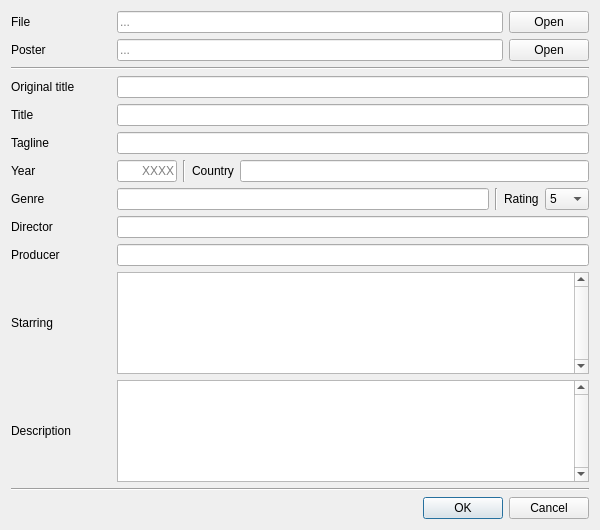
<?xml version="1.0" encoding="UTF-8"?>
<ui version="4.0">
 <class>AddFilmWindow</class>
 <widget class="QDialog" name="AddFilmWindow">
  <property name="windowModality">
   <enum>Qt::WindowModal</enum>
  </property>
  <property name="geometry">
   <rect>
    <x>0</x>
    <y>0</y>
    <width>600</width>
    <height>530</height>
   </rect>
  </property>
  <property name="minimumSize">
   <size>
    <width>600</width>
    <height>530</height>
   </size>
  </property>
  <property name="windowTitle">
   <string>Add film</string>
  </property>
  <property name="windowIcon">
   <iconset resource="icons/icons.qrc">
    <normaloff>:/tool/add</normaloff>:/tool/add</iconset>
  </property>
  <property name="modal">
   <bool>true</bool>
  </property>
  <layout class="QVBoxLayout" name="verticalLayout">
   <item>
    <layout class="QHBoxLayout" name="horizontalLayout">
     <item>
      <widget class="QLabel" name="labelFile">
       <property name="minimumSize">
        <size>
         <width>100</width>
         <height>0</height>
        </size>
       </property>
       <property name="text">
        <string>File</string>
       </property>
      </widget>
     </item>
     <item>
      <widget class="QLineEdit" name="eFilmFileName">
       <property name="maxLength">
        <number>3000</number>
       </property>
       <property name="placeholderText">
        <string notr="true">...</string>
       </property>
       <property name="clearButtonEnabled">
        <bool>false</bool>
       </property>
      </widget>
     </item>
     <item>
      <widget class="QPushButton" name="bOpenFile">
       <property name="toolTip">
        <string>Open film on the disk</string>
       </property>
       <property name="text">
        <string>Open</string>
       </property>
      </widget>
     </item>
    </layout>
   </item>
   <item>
    <layout class="QHBoxLayout" name="horizontalLayout_2">
     <item>
      <widget class="QLabel" name="labelPoster">
       <property name="minimumSize">
        <size>
         <width>100</width>
         <height>0</height>
        </size>
       </property>
       <property name="text">
        <string>Poster</string>
       </property>
      </widget>
     </item>
     <item>
      <widget class="QLineEdit" name="ePosterFileName">
       <property name="maxLength">
        <number>3000</number>
       </property>
       <property name="placeholderText">
        <string notr="true">...</string>
       </property>
       <property name="clearButtonEnabled">
        <bool>false</bool>
       </property>
      </widget>
     </item>
     <item>
      <widget class="QPushButton" name="bOpenPoster">
       <property name="toolTip">
        <string>Open poster on the disk</string>
       </property>
       <property name="text">
        <string>Open</string>
       </property>
      </widget>
     </item>
    </layout>
   </item>
   <item>
    <widget class="Line" name="line">
     <property name="orientation">
      <enum>Qt::Horizontal</enum>
     </property>
    </widget>
   </item>
   <item>
    <layout class="QHBoxLayout" name="horizontalLayout_4">
     <item>
      <widget class="QLabel" name="labelOriginalTitle">
       <property name="minimumSize">
        <size>
         <width>100</width>
         <height>0</height>
        </size>
       </property>
       <property name="text">
        <string>Original title</string>
       </property>
      </widget>
     </item>
     <item>
      <widget class="QLineEdit" name="eOriginalTitle">
       <property name="maxLength">
        <number>500</number>
       </property>
       <property name="clearButtonEnabled">
        <bool>true</bool>
       </property>
      </widget>
     </item>
    </layout>
   </item>
   <item>
    <layout class="QHBoxLayout" name="horizontalLayout_3">
     <item>
      <widget class="QLabel" name="labelTitle">
       <property name="minimumSize">
        <size>
         <width>100</width>
         <height>0</height>
        </size>
       </property>
       <property name="text">
        <string>Title</string>
       </property>
      </widget>
     </item>
     <item>
      <widget class="QLineEdit" name="eTitle">
       <property name="maxLength">
        <number>500</number>
       </property>
       <property name="clearButtonEnabled">
        <bool>true</bool>
       </property>
      </widget>
     </item>
    </layout>
   </item>
   <item>
    <layout class="QHBoxLayout" name="horizontalLayout_5">
     <item>
      <widget class="QLabel" name="labelTagline">
       <property name="minimumSize">
        <size>
         <width>100</width>
         <height>0</height>
        </size>
       </property>
       <property name="text">
        <string>Tagline</string>
       </property>
      </widget>
     </item>
     <item>
      <widget class="QLineEdit" name="eTagline">
       <property name="maxLength">
        <number>1000</number>
       </property>
       <property name="clearButtonEnabled">
        <bool>true</bool>
       </property>
      </widget>
     </item>
    </layout>
   </item>
   <item>
    <layout class="QHBoxLayout" name="horizontalLayout_6">
     <item>
      <widget class="QLabel" name="labelYear">
       <property name="minimumSize">
        <size>
         <width>100</width>
         <height>0</height>
        </size>
       </property>
       <property name="text">
        <string>Year</string>
       </property>
      </widget>
     </item>
     <item>
      <widget class="QLineEdit" name="eYear">
       <property name="maximumSize">
        <size>
         <width>60</width>
         <height>16777215</height>
        </size>
       </property>
       <property name="inputMask">
        <string notr="true">9999</string>
       </property>
       <property name="maxLength">
        <number>4</number>
       </property>
       <property name="alignment">
        <set>Qt::AlignRight|Qt::AlignTrailing|Qt::AlignVCenter</set>
       </property>
       <property name="placeholderText">
        <string notr="true">XXXX</string>
       </property>
      </widget>
     </item>
     <item>
      <widget class="Line" name="line_2">
       <property name="orientation">
        <enum>Qt::Vertical</enum>
       </property>
      </widget>
     </item>
     <item>
      <widget class="QLabel" name="labelCountry">
       <property name="text">
        <string>Country</string>
       </property>
      </widget>
     </item>
     <item>
      <widget class="QLineEdit" name="eCountry">
       <property name="toolTip">
        <string>Countries, comma separated</string>
       </property>
       <property name="maxLength">
        <number>200</number>
       </property>
      </widget>
     </item>
    </layout>
   </item>
   <item>
    <layout class="QHBoxLayout" name="horizontalLayout_7">
     <item>
      <widget class="QLabel" name="labelGenre">
       <property name="minimumSize">
        <size>
         <width>100</width>
         <height>0</height>
        </size>
       </property>
       <property name="text">
        <string>Genre</string>
       </property>
      </widget>
     </item>
     <item>
      <widget class="QLineEdit" name="eGenre">
       <property name="toolTip">
        <string>Genres, comma separated</string>
       </property>
       <property name="maxLength">
        <number>200</number>
       </property>
      </widget>
     </item>
     <item>
      <widget class="Line" name="line_4">
       <property name="orientation">
        <enum>Qt::Vertical</enum>
       </property>
      </widget>
     </item>
     <item>
      <widget class="QLabel" name="labelRating">
       <property name="text">
        <string>Rating</string>
       </property>
      </widget>
     </item>
     <item>
      <widget class="QComboBox" name="cbRating">
       <property name="currentIndex">
        <number>5</number>
       </property>
       <property name="maxCount">
        <number>10</number>
       </property>
       <item>
        <property name="text">
         <string notr="true">10</string>
        </property>
       </item>
       <item>
        <property name="text">
         <string notr="true">9</string>
        </property>
       </item>
       <item>
        <property name="text">
         <string notr="true">8</string>
        </property>
       </item>
       <item>
        <property name="text">
         <string notr="true">7</string>
        </property>
       </item>
       <item>
        <property name="text">
         <string notr="true">6</string>
        </property>
       </item>
       <item>
        <property name="text">
         <string notr="true">5</string>
        </property>
       </item>
       <item>
        <property name="text">
         <string notr="true">4</string>
        </property>
       </item>
       <item>
        <property name="text">
         <string notr="true">3</string>
        </property>
       </item>
       <item>
        <property name="text">
         <string notr="true">2</string>
        </property>
       </item>
       <item>
        <property name="text">
         <string notr="true">1</string>
        </property>
       </item>
      </widget>
     </item>
    </layout>
   </item>
   <item>
    <layout class="QHBoxLayout" name="horizontalLayout_8">
     <item>
      <widget class="QLabel" name="labelDirector">
       <property name="minimumSize">
        <size>
         <width>100</width>
         <height>0</height>
        </size>
       </property>
       <property name="text">
        <string>Director</string>
       </property>
      </widget>
     </item>
     <item>
      <widget class="QLineEdit" name="eDirector">
       <property name="toolTip">
        <string>Directors, comma separated</string>
       </property>
       <property name="maxLength">
        <number>200</number>
       </property>
      </widget>
     </item>
    </layout>
   </item>
   <item>
    <layout class="QHBoxLayout" name="horizontalLayout_9">
     <item>
      <widget class="QLabel" name="labelProducer">
       <property name="minimumSize">
        <size>
         <width>100</width>
         <height>0</height>
        </size>
       </property>
       <property name="text">
        <string>Producer</string>
       </property>
      </widget>
     </item>
     <item>
      <widget class="QLineEdit" name="eProducer">
       <property name="toolTip">
        <string>Producers, comma separated</string>
       </property>
       <property name="maxLength">
        <number>500</number>
       </property>
      </widget>
     </item>
    </layout>
   </item>
   <item>
    <layout class="QHBoxLayout" name="horizontalLayout_10">
     <item>
      <widget class="QLabel" name="labelStarring">
       <property name="minimumSize">
        <size>
         <width>100</width>
         <height>0</height>
        </size>
       </property>
       <property name="text">
        <string>Starring</string>
       </property>
      </widget>
     </item>
     <item>
      <widget class="QPlainTextEdit" name="tStarring">
       <property name="toolTip">
        <string>Actors, comma separated</string>
       </property>
       <property name="verticalScrollBarPolicy">
        <enum>Qt::ScrollBarAlwaysOn</enum>
       </property>
      </widget>
     </item>
    </layout>
   </item>
   <item>
    <layout class="QHBoxLayout" name="horizontalLayout_11">
     <item>
      <widget class="QLabel" name="labelDescription">
       <property name="minimumSize">
        <size>
         <width>100</width>
         <height>0</height>
        </size>
       </property>
       <property name="text">
        <string>Description</string>
       </property>
      </widget>
     </item>
     <item>
      <widget class="QPlainTextEdit" name="tDescription">
       <property name="toolTip">
        <string>A summary of the plot</string>
       </property>
       <property name="verticalScrollBarPolicy">
        <enum>Qt::ScrollBarAlwaysOn</enum>
       </property>
      </widget>
     </item>
    </layout>
   </item>
   <item>
    <widget class="Line" name="line_3">
     <property name="orientation">
      <enum>Qt::Horizontal</enum>
     </property>
    </widget>
   </item>
   <item>
    <widget class="QDialogButtonBox" name="buttonBox">
     <property name="orientation">
      <enum>Qt::Horizontal</enum>
     </property>
     <property name="standardButtons">
      <set>QDialogButtonBox::Cancel|QDialogButtonBox::Ok</set>
     </property>
     <property name="centerButtons">
      <bool>false</bool>
     </property>
    </widget>
   </item>
  </layout>
 </widget>
 <resources>
  <include location="icons/icons.qrc"/>
 </resources>
 <connections>
  <connection>
   <sender>buttonBox</sender>
   <signal>rejected()</signal>
   <receiver>AddFilmWindow</receiver>
   <slot>reject()</slot>
   <hints>
    <hint type="sourcelabel">
     <x>299</x>
     <y>507</y>
    </hint>
    <hint type="destinationlabel">
     <x>299</x>
     <y>264</y>
    </hint>
   </hints>
  </connection>
 </connections>
</ui>
